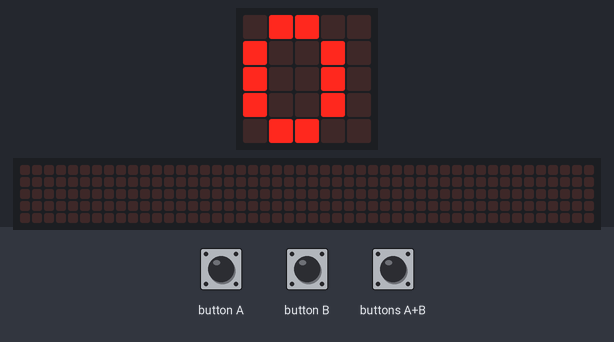
A program run on a simulated BBC micro:bit (MakeCode). Parts: the board's 5×5 LED display, a strip that is not on the board, showing the scrolling text unrolled. The inputs (shaded band) are chosen by the test bench. The 48×5 strip is a reading aid, not a part: it shows the text the display is scrolling, unrolled, one strip-width of it at a time.

Above: at 1.2 s.
1.3 s: button A pressed for 0.15 s
At 1.54 s:
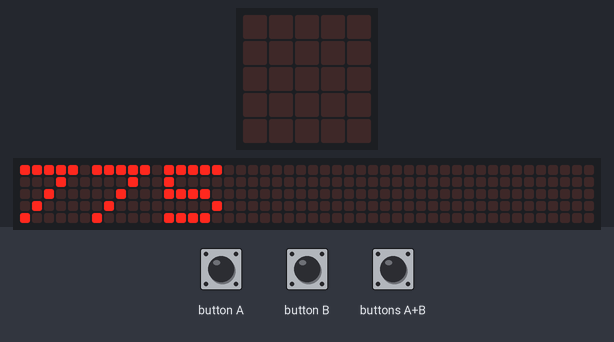
2.0 s: buttons A+B pressed for 0.15 s
At 2.5 s:
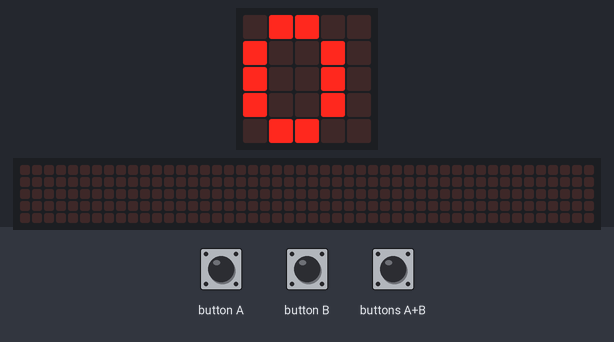
3.6 s: button B pressed for 0.15 s
At 4.14 s:
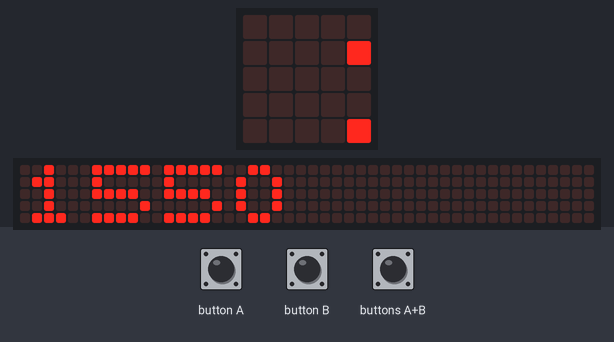
4.3 s: button A pressed for 0.15 s
At 4.54 s:
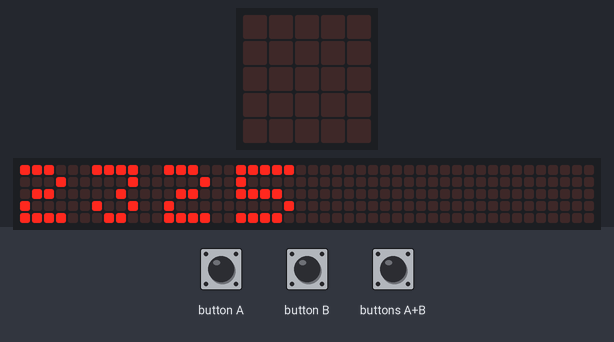
5.0 s: button B pressed for 0.15 s
At 5.41 s:
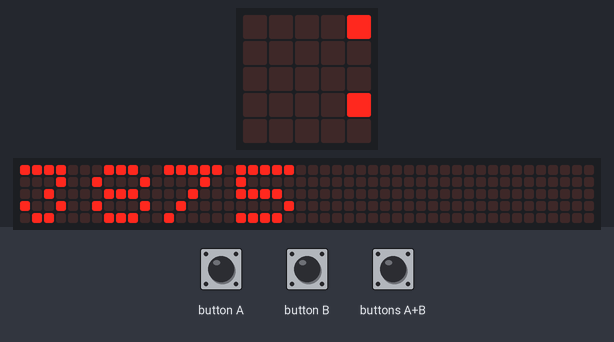
5.7 s: buttons A+B pressed for 1 s
At 7.8 s:
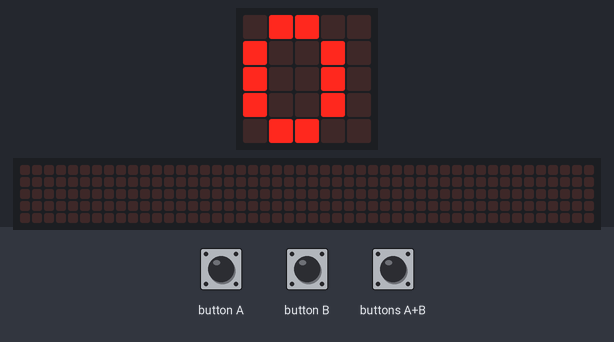
Timing chart, 0 to 9.2 s (numbered marks = the images above; inputs shaded):
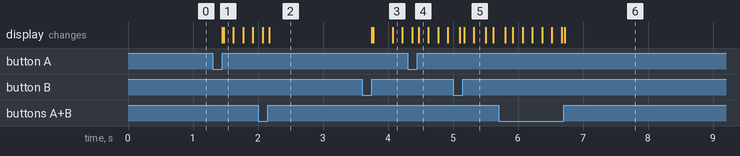

The program:

main.ts
```typescript
input.onButtonPressed(Button.A, function () {
    basic.clearScreen()
    zahl += 775
    led.stopAnimation()
})
input.onButtonPressed(Button.AB, function () {
    basic.clearScreen()
    zahl = 0
    led.stopAnimation()
})
input.onButtonPressed(Button.B, function () {
    basic.clearScreen()
    zahl += 1550
    led.stopAnimation()
})
let zahl = 0
zahl = 0
basic.forever(function () {
    basic.showNumber(zahl)
})
```

test.ts
```typescript
// Hier kann man Tests durchführen; diese Datei wird nicht kompiliert, wenn dieses Paket als Erweiterung verwendet wird.
```

Measured:
- after the input at 1.3 s, the display: first changes after 0.15 s (image 1 shows a later state)
- after the input at 2.0 s, the display: first differs from a run without the input after 0.17 s (image 2)
- after the input at 3.6 s, the display: first changes after 0.15 s (image 3 shows a later state)
- after the input at 4.3 s, the display: first differs from a run without the input after 0.17 s (image 4)
- after the input at 5.0 s, the display: first differs from a run without the input after 0.17 s (image 5 shows a later state)
- after the input at 5.7 s, the display: first differs from a run without the input after 1.0 s (image 6)
